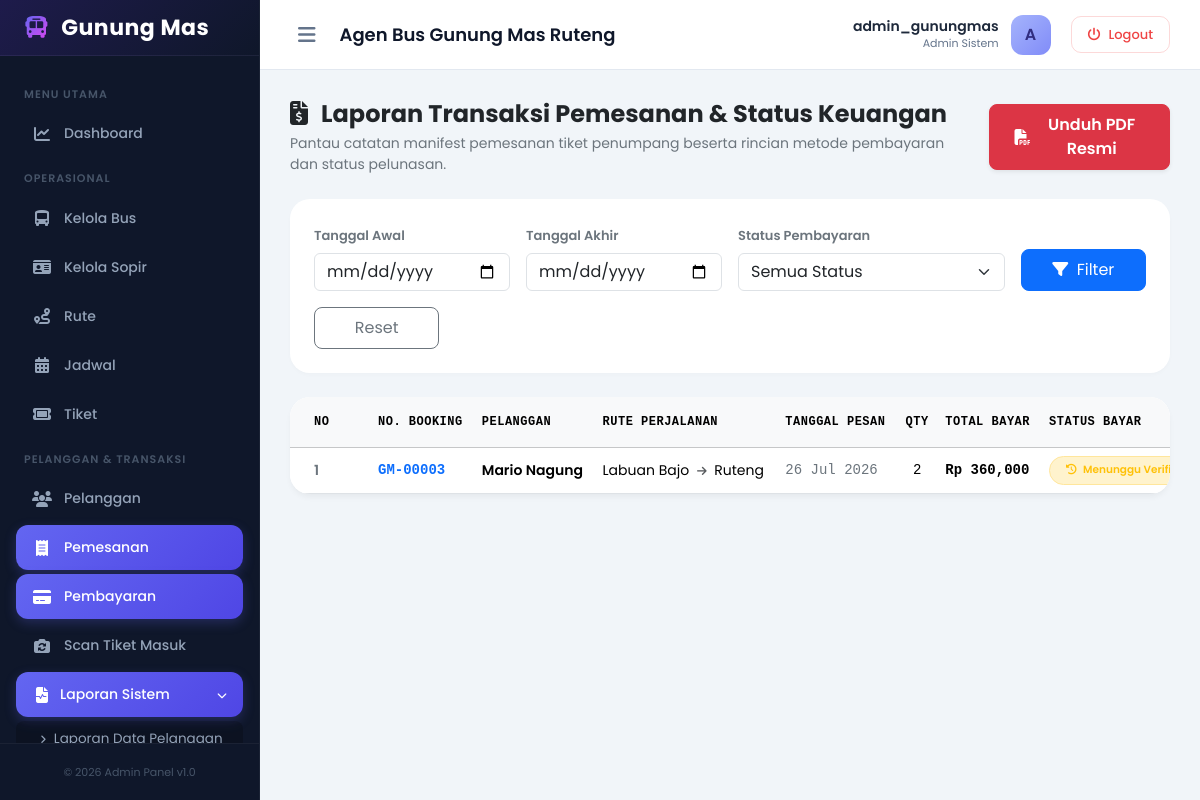
Page /dashboard/laporan/pemesanan-pembayaran/ (signed in) on the committed database.
### core/models.py (models this page shows, shortened)
class Pemesanan(models.Model):
    id_pemesanan = models.AutoField(primary_key=True)
    pelanggan = models.ForeignKey(Pelanggan, on_delete=models.CASCADE, db_column='id_pelanggan')
    tiket = models.ForeignKey(Tiket, on_delete=models.CASCADE, db_column='id_tiket')
    tanggal_pesan = models.DateField(auto_now_add=True)
    jumlah_tiket = models.IntegerField(default=1)
    bagasi = models.IntegerField(default=0) # Berat dalam Kg atau status bagasi
    layanan_bagasi = models.BooleanField(default=False)
    nomor_kursi = models.CharField(max_length=50, blank=True, null=True)
    status_hadir = models.CharField(max_length=20, default='Belum Hadir')
    qr_code = models.ImageField(upload_to='qr_codes/', blank=True, null=True)

class Pelanggan(models.Model):
    id_pelanggan = models.AutoField(primary_key=True)
    nama_pelanggan = models.CharField(max_length=100)
    jenis_kelamin = models.CharField(max_length=15)
    alamat = models.TextField()
    nomor_telpon = models.CharField(max_length=15)
    email = models.EmailField(max_length=100, unique=True, null=True, blank=True)
    password = models.CharField(max_length=255, null=True, blank=True)

class Tiket(models.Model):
    id_tiket = models.AutoField(primary_key=True)
    jadwal = models.ForeignKey(Jadwal, on_delete=models.CASCADE, db_column='id_jadwal')
    harga_tiket = models.DecimalField(max_digits=10, decimal_places=0) # Contoh: 180000
    status = models.CharField(max_length=20, default='Tersedia') # Tersedia, Habis

class Jadwal(models.Model):
    id_jadwal = models.AutoField(primary_key=True)
    bus = models.ForeignKey(Bus, on_delete=models.CASCADE, db_column='id_bus')
    rute = models.ForeignKey(Rute, on_delete=models.CASCADE, db_column='id_rute')
    tanggal_berangkat = models.DateField()
    jam_berangkat = models.TimeField()
    jam_tiba = models.TimeField()

class Rute(models.Model):
    id_rute = models.AutoField(primary_key=True)
    kota_asal = models.CharField(max_length=50)
    kota_tujuan = models.CharField(max_length=50)
    jarak = models.CharField(max_length=20, blank=True, null=True)

class Pembayaran(models.Model):
    id_pembayaran = models.AutoField(primary_key=True)
    pelanggan = models.ForeignKey(Pelanggan, on_delete=models.CASCADE, db_column='id_pelanggan')
    metode_bayar = models.CharField(max_length=20, default='Online', blank=True, null=True)
    jumlah_bayar = models.DecimalField(max_digits=10, decimal_places=0)
    status = models.CharField(max_length=20, default='Belum Lunas') # Lunas, Belum Lunas
    order_id = models.CharField(max_length=100, blank=True, null=True, unique=True)
    snap_token = models.CharField(max_length=255, blank=True, null=True)

### core/views.py (the view)
# urls.py: path('dashboard/laporan/pemesanan-pembayaran/', views.laporan_pemesanan_pembayaran, name='laporan_pemesanan_pembayaran'),
def laporan_pemesanan_pembayaran(request):
    if 'admin_id' not in request.session:
        return redirect('login')
    start_date = request.GET.get('start_date')
    end_date = request.GET.get('end_date')
    status_bayar = request.GET.get('status_bayar')
    data = get_pemesanan_with_pembayaran(start_date=start_date, end_date=end_date, status_bayar=status_bayar)
    context = {
        'username': request.session.get('admin_username'),
        'data': data,
        'start_date': start_date,
        'end_date': end_date,
        'status_bayar': status_bayar,
    }
    return render(request, 'core/laporan/pemesanan_pembayaran.html', context)

### core/templates/core/laporan/pemesanan_pembayaran.html (shortened to what this page needs)
{% extends 'core/laporan/laporan_base.html' %}
{% load humanize %}
{% block report_icon %}<i class="fa-solid fa-file-invoice-dollar text-indigo me-2"></i>{% endblock %}
{% block report_title %}Laporan Transaksi Pemesanan & Status Keuangan{% endblock %}
{% block report_subtitle %}Pantau catatan manifest pemesanan tiket penumpang beserta rincian metode pembayaran dan status pelunasan.{% endblock %}
{% block filter_fields %}
<div class="col-md-3">
    <label for="start_date" class="form-label fw-semibold text-secondary" style="font-size: 13px;">Tanggal Awal</label>
    <input type="date" name="start_date" id="start_date" class="form-control" value="{{ start_date|default:'' }}">
</div>
<div class="col-md-3">
    <label for="end_date" class="form-label fw-semibold text-secondary" style="font-size: 13px;">Tanggal Akhir</label>
    <input type="date" name="end_date" id="end_date" class="form-control" value="{{ end_date|default:'' }}">
</div>
<div class="col-md-4">
    <label for="status_bayar" class="form-label fw-semibold text-secondary" style="font-size: 13px;">Status Pembayaran</label>
    <select name="status_bayar" id="status_bayar" class="form-select">
        <option value="">Semua Status</option>
    </select>
</div>
{% endblock %}
{% block report_table %}
<div class="table-responsive">
    <table class="table table-hover align-middle mb-0" style="min-width: 950px;">
        <thead class="table-light text-secondary font-monospace" style="font-size: 12px; letter-spacing: 0.5px;">
            <tr>
                <th class="py-3 ps-4" style="width: 80px;">NO</th>
                <th class="py-3">NO. BOOKING</th>
                <th class="py-3">PELANGGAN</th>
                <th class="py-3">RUTE PERJALANAN</th>
                <th class="py-3">TANGGAL PESAN</th>
                <th class="py-3 text-center">QTY</th>
                <th class="py-3">TOTAL BAYAR</th>
                <th class="py-3 pe-4">STATUS BAYAR</th>
            </tr>
        </thead>
        <tbody class="text-dark" style="font-size: 14px;">
            {% if data %}
                {% for r in data %}
                    <tr>
                        <td class="ps-4 fw-semibold text-secondary">{{ forloop.counter }}</td>
                        <td class="fw-bold font-monospace text-primary">GM-{{ r.id_pemesanan|stringformat:"05d" }}</td>
                        <td class="fw-semibold">{{ r.pelanggan.nama_pelanggan }}</td>
                        <td>
                            {{ r.tiket.jadwal.rute.kota_asal }}
                            <i class="fa-solid fa-arrow-right mx-1 text-muted" style="font-size: 11px;"></i>
                            {{ r.tiket.jadwal.rute.kota_tujuan }}
                        </td>
                        <td class="font-monospace text-secondary">{{ r.tanggal_pesan|date:"d M Y" }}</td>
                        <td class="text-center font-monospace">{{ r.jumlah_tiket }}</td>
                        <td class="fw-bold font-monospace">
                            {% if r.pembayaran %}
                                Rp {{ r.pembayaran.jumlah_bayar|intcomma }}
                            {% else %}
                                Rp 0
                            {% endif %}
                        </td>
                        <td class="pe-4">
                            {% if r.pembayaran %}
                                {% if r.pembayaran.status == 'Lunas' %}
                                    <span class="badge rounded-pill bg-success-subtle text-success px-3 py-2 border border-success-subtle fw-semibold">
                                        <i class="fa-solid fa-circle-check me-1"></i> Lunas
                                    </span>
                                {% elif r.pembayaran.status == 'Menunggu Verifikasi Admin' %}
                                    <span class="badge rounded-pill bg-warning-subtle text-warning px-3 py-2 border border-warning-subtle fw-semibold">
                                        <i class="fa-solid fa-clock-rotate-left me-1"></i> Menunggu Verifikasi
                                    </span>
                                {% else %}
                                    <span class="badge rounded-pill bg-danger-subtle text-danger px-3 py-2 border border-danger-subtle fw-semibold">
                                        <i class="fa-solid fa-circle-xmark me-1"></i> Belum Lunas
                                    </span>
                                {% endif %}
                            {% else %}
                                <span class="badge rounded-pill bg-danger-subtle text-danger px-3 py-2 border border-danger-subtle fw-semibold">
                                    <i class="fa-solid fa-circle-xmark me-1"></i> Belum Lunas
                                </span>
                            {% endif %}
                        </td>
                    </tr>
                {% endfor %}
            {% endif %}
        </tbody>
    </table>
</div>
{% endblock %}

### core/templates/core/base_dashboard.html (style rules this page uses)
:root { --sidebar-width: 260px; --navbar-height: 70px; --primary-color: #4f46e5; --primary-hover: #4338ca; --dark-navy: #0f172a; --slate-gray: #f8fafc; --border-color: #e2e8f0; }
body { font-family: 'Poppins', sans-serif; background-color: #f1f5f9; color: #1e293b; min-height: 100vh; overflow-x: hidden; }

### rows in the picture
Pemesanan: id_pemesanan "00003", pelanggan.nama_pelanggan "Mario Nagung", tiket.jadwal.rute.kota_asal "Labuan Bajo", tiket.jadwal.rute.kota_tujuan "Ruteng", tanggal_pesan "26 Jul 2026", jumlah_tiket "2", pembayaran.jumlah_bayar "360,000", shows "Menunggu…"

### other values in the picture
{{ request.session.admin_username }} "admin_gunungmas"
{{ request.session.admin_username|slice:":1"|upper }} "A"
